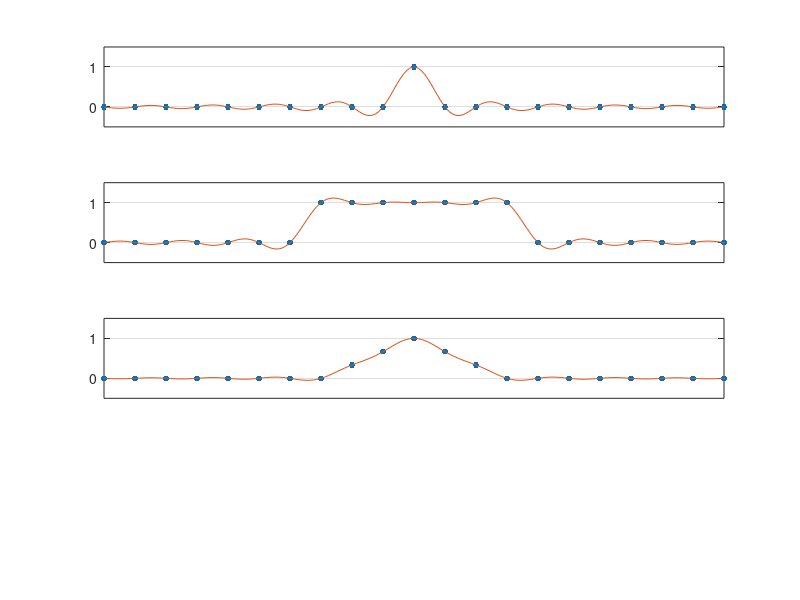

MATLAB code to generate this figure:
% p3.m - band-limited interpolation

  h = 1; xmax = 10; clf
  x = -xmax:h:xmax;                     % computational grid
  xx = -xmax-h/20:h/10:xmax+h/20;       % plotting grid
  for plt = 1:3
    subplot(4,1,plt)
    switch plt
      case 1, v = (x==0);               % delta function
      case 2, v = (abs(x)<=3);          % square wave
      case 3, v = max(0,1-abs(x)/3);    % hat function
    end
    plot(x,v,'.','markersize',14), grid on
    p = zeros(size(xx));
    for i = 1:length(x),
      p = p + v(i)*sin(pi*(xx-x(i))/h)./(pi*(xx-x(i))/h);
    end
    line(xx,p), axis([-xmax xmax -.5 1.5])
    set(gca,'xtick',[]), set(gca,'ytick',[0 1])
  end
